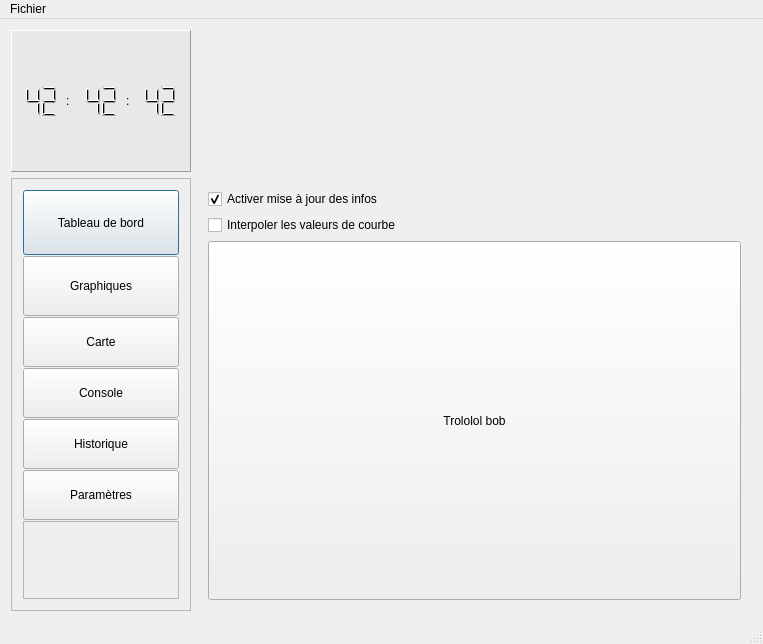
<?xml version="1.0" encoding="UTF-8"?>
<ui version="4.0">
 <class>FenPrincipale</class>
 <widget class="QMainWindow" name="FenPrincipale">
  <property name="geometry">
   <rect>
    <x>0</x>
    <y>0</y>
    <width>763</width>
    <height>644</height>
   </rect>
  </property>
  <property name="windowTitle">
   <string>FenPrincipale</string>
  </property>
  <property name="unifiedTitleAndToolBarOnMac">
   <bool>false</bool>
  </property>
  <widget class="QWidget" name="widgetCentral">
   <layout class="QVBoxLayout" name="verticalLayout_5">
    <item>
     <layout class="QGridLayout" name="gridLayout_2" rowstretch="1,0" columnstretch="1,0,0">
      <item row="1" column="1" colspan="2">
       <widget class="QStackedWidget" name="stack">
        <property name="currentIndex">
         <number>3</number>
        </property>
        <widget class="QWidget" name="p_tabl_bord">
         <layout class="QVBoxLayout" name="verticalLayout_2">
          <item>
           <layout class="QGridLayout" name="container"/>
          </item>
         </layout>
        </widget>
        <widget class="QWidget" name="p_debug_console">
         <layout class="QHBoxLayout" name="horizontalLayout">
          <item>
           <widget class="QPlainTextEdit" name="console">
            <property name="readOnly">
             <bool>true</bool>
            </property>
           </widget>
          </item>
         </layout>
        </widget>
        <widget class="QWidget" name="p_historique">
         <layout class="QVBoxLayout" name="verticalLayout_3">
          <item>
           <widget class="QTabWidget" name="tab_historique"/>
          </item>
         </layout>
        </widget>
        <widget class="QWidget" name="p_params">
         <layout class="QGridLayout" name="gridLayout" rowstretch="1,2,0">
          <item row="2" column="0">
           <widget class="QPushButton" name="pushButton">
            <property name="sizePolicy">
             <sizepolicy hsizetype="Preferred" vsizetype="Preferred">
              <horstretch>0</horstretch>
              <verstretch>0</verstretch>
             </sizepolicy>
            </property>
            <property name="text">
             <string>Trololol bob</string>
            </property>
           </widget>
          </item>
          <item row="0" column="0">
           <widget class="QCheckBox" name="get_infos">
            <property name="text">
             <string>Activer mise à jour des infos</string>
            </property>
            <property name="checked">
             <bool>true</bool>
            </property>
           </widget>
          </item>
          <item row="1" column="0">
           <widget class="QCheckBox" name="interpol_curve">
            <property name="text">
             <string>Interpoler les valeurs de courbe</string>
            </property>
           </widget>
          </item>
         </layout>
        </widget>
        <widget class="QWidget" name="p_graphics">
         <layout class="QGridLayout" name="gridLayout_3" rowstretch="7,0">
          <item row="1" column="0">
           <widget class="QFrame" name="frame_3">
            <property name="frameShape">
             <enum>QFrame::StyledPanel</enum>
            </property>
            <property name="frameShadow">
             <enum>QFrame::Raised</enum>
            </property>
            <layout class="QHBoxLayout" name="horizontalLayout_3">
             <item>
              <widget class="QComboBox" name="sel_capteur"/>
             </item>
             <item>
              <widget class="QComboBox" name="sel_valeur"/>
             </item>
             <item>
              <widget class="QPushButton" name="add_graph">
               <property name="text">
                <string>Ajouter le graphique</string>
               </property>
              </widget>
             </item>
             <item>
              <widget class="QPushButton" name="btn_optimiser">
               <property name="text">
                <string>OPTIMISATION</string>
               </property>
               <property name="checkable">
                <bool>true</bool>
               </property>
              </widget>
             </item>
            </layout>
           </widget>
          </item>
          <item row="0" column="0">
           <widget class="QMdiArea" name="zone_graph"/>
          </item>
         </layout>
        </widget>
        <widget class="QWidget" name="p_maps">
         <property name="sizePolicy">
          <sizepolicy hsizetype="Expanding" vsizetype="Expanding">
           <horstretch>0</horstretch>
           <verstretch>0</verstretch>
          </sizepolicy>
         </property>
         <layout class="QGridLayout" name="gridLayout_5">
          <item row="0" column="0">
           <layout class="QVBoxLayout" name="c_maps"/>
          </item>
         </layout>
        </widget>
       </widget>
      </item>
      <item row="0" column="0">
       <widget class="QFrame" name="frame_2">
        <property name="minimumSize">
         <size>
          <width>0</width>
          <height>142</height>
         </size>
        </property>
        <property name="maximumSize">
         <size>
          <width>200</width>
          <height>16777215</height>
         </size>
        </property>
        <property name="autoFillBackground">
         <bool>false</bool>
        </property>
        <property name="styleSheet">
         <string notr="true">background-color: rgb(232, 232, 232);
</string>
        </property>
        <property name="frameShape">
         <enum>QFrame::Panel</enum>
        </property>
        <property name="frameShadow">
         <enum>QFrame::Raised</enum>
        </property>
        <layout class="QHBoxLayout" name="horizontalLayout_2">
         <item>
          <widget class="QLCDNumber" name="lcd_hour">
           <property name="sizePolicy">
            <sizepolicy hsizetype="Minimum" vsizetype="Minimum">
             <horstretch>0</horstretch>
             <verstretch>0</verstretch>
            </sizepolicy>
           </property>
           <property name="frameShape">
            <enum>QFrame::NoFrame</enum>
           </property>
           <property name="frameShadow">
            <enum>QFrame::Raised</enum>
           </property>
           <property name="smallDecimalPoint">
            <bool>false</bool>
           </property>
           <property name="numDigits">
            <number>2</number>
           </property>
           <property name="digitCount">
            <number>2</number>
           </property>
           <property name="segmentStyle">
            <enum>QLCDNumber::Filled</enum>
           </property>
           <property name="intValue" stdset="0">
            <number>42</number>
           </property>
          </widget>
         </item>
         <item>
          <widget class="QLabel" name="label">
           <property name="text">
            <string>:</string>
           </property>
          </widget>
         </item>
         <item>
          <widget class="QLCDNumber" name="lcd_min">
           <property name="styleSheet">
            <string notr="true"/>
           </property>
           <property name="frameShape">
            <enum>QFrame::NoFrame</enum>
           </property>
           <property name="lineWidth">
            <number>1</number>
           </property>
           <property name="numDigits">
            <number>2</number>
           </property>
           <property name="intValue" stdset="0">
            <number>42</number>
           </property>
          </widget>
         </item>
         <item>
          <widget class="QLabel" name="label_2">
           <property name="text">
            <string>:</string>
           </property>
          </widget>
         </item>
         <item>
          <widget class="QLCDNumber" name="lcd_sec">
           <property name="frameShape">
            <enum>QFrame::NoFrame</enum>
           </property>
           <property name="numDigits">
            <number>2</number>
           </property>
           <property name="intValue" stdset="0">
            <number>42</number>
           </property>
          </widget>
         </item>
        </layout>
       </widget>
      </item>
      <item row="0" column="1" colspan="2">
       <layout class="QVBoxLayout" name="chronolayout"/>
      </item>
      <item row="1" column="0">
       <widget class="QFrame" name="frame">
        <property name="sizePolicy">
         <sizepolicy hsizetype="Preferred" vsizetype="Preferred">
          <horstretch>0</horstretch>
          <verstretch>0</verstretch>
         </sizepolicy>
        </property>
        <property name="minimumSize">
         <size>
          <width>0</width>
          <height>0</height>
         </size>
        </property>
        <property name="maximumSize">
         <size>
          <width>200</width>
          <height>16777215</height>
         </size>
        </property>
        <property name="frameShape">
         <enum>QFrame::StyledPanel</enum>
        </property>
        <property name="frameShadow">
         <enum>QFrame::Raised</enum>
        </property>
        <layout class="QVBoxLayout" name="verticalLayout" stretch="1,0,0,1,1,0,15">
         <property name="spacing">
          <number>1</number>
         </property>
         <item>
          <widget class="QPushButton" name="b_tb">
           <property name="sizePolicy">
            <sizepolicy hsizetype="Preferred" vsizetype="Preferred">
             <horstretch>0</horstretch>
             <verstretch>0</verstretch>
            </sizepolicy>
           </property>
           <property name="minimumSize">
            <size>
             <width>85</width>
             <height>65</height>
            </size>
           </property>
           <property name="autoFillBackground">
            <bool>false</bool>
           </property>
           <property name="text">
            <string>Tableau de bord</string>
           </property>
           <property name="autoDefault">
            <bool>false</bool>
           </property>
           <property name="default">
            <bool>true</bool>
           </property>
           <property name="flat">
            <bool>false</bool>
           </property>
          </widget>
         </item>
         <item>
          <widget class="QPushButton" name="b_graph">
           <property name="minimumSize">
            <size>
             <width>85</width>
             <height>60</height>
            </size>
           </property>
           <property name="text">
            <string>Graphiques</string>
           </property>
          </widget>
         </item>
         <item>
          <widget class="QPushButton" name="b_carte">
           <property name="minimumSize">
            <size>
             <width>0</width>
             <height>50</height>
            </size>
           </property>
           <property name="text">
            <string>Carte</string>
           </property>
          </widget>
         </item>
         <item>
          <widget class="QPushButton" name="b_console">
           <property name="sizePolicy">
            <sizepolicy hsizetype="Preferred" vsizetype="Preferred">
             <horstretch>0</horstretch>
             <verstretch>0</verstretch>
            </sizepolicy>
           </property>
           <property name="minimumSize">
            <size>
             <width>85</width>
             <height>50</height>
            </size>
           </property>
           <property name="text">
            <string>Console</string>
           </property>
          </widget>
         </item>
         <item>
          <widget class="QPushButton" name="b_table">
           <property name="sizePolicy">
            <sizepolicy hsizetype="Preferred" vsizetype="Preferred">
             <horstretch>0</horstretch>
             <verstretch>0</verstretch>
            </sizepolicy>
           </property>
           <property name="minimumSize">
            <size>
             <width>85</width>
             <height>50</height>
            </size>
           </property>
           <property name="text">
            <string>Historique</string>
           </property>
          </widget>
         </item>
         <item>
          <widget class="QPushButton" name="b_param">
           <property name="minimumSize">
            <size>
             <width>85</width>
             <height>50</height>
            </size>
           </property>
           <property name="text">
            <string>Paramètres</string>
           </property>
          </widget>
         </item>
         <item>
          <widget class="QTextBrowser" name="textBrowser_4">
           <property name="enabled">
            <bool>false</bool>
           </property>
          </widget>
         </item>
        </layout>
       </widget>
      </item>
     </layout>
    </item>
   </layout>
  </widget>
  <widget class="QStatusBar" name="barreStatus"/>
  <widget class="QMenuBar" name="menuBar">
   <property name="geometry">
    <rect>
     <x>0</x>
     <y>0</y>
     <width>763</width>
     <height>25</height>
    </rect>
   </property>
   <widget class="QMenu" name="menuFichier">
    <property name="title">
     <string>Fichier</string>
    </property>
    <addaction name="actionOuvrir"/>
    <addaction name="separator"/>
    <addaction name="actionQuitter"/>
   </widget>
   <addaction name="menuFichier"/>
  </widget>
  <action name="actionQuitter">
   <property name="text">
    <string>Quitter</string>
   </property>
   <property name="shortcut">
    <string>Ctrl+Q</string>
   </property>
  </action>
  <action name="actionOuvrir">
   <property name="text">
    <string>Ouvrir</string>
   </property>
  </action>
 </widget>
 <layoutdefault spacing="6" margin="11"/>
 <resources/>
 <connections/>
</ui>
